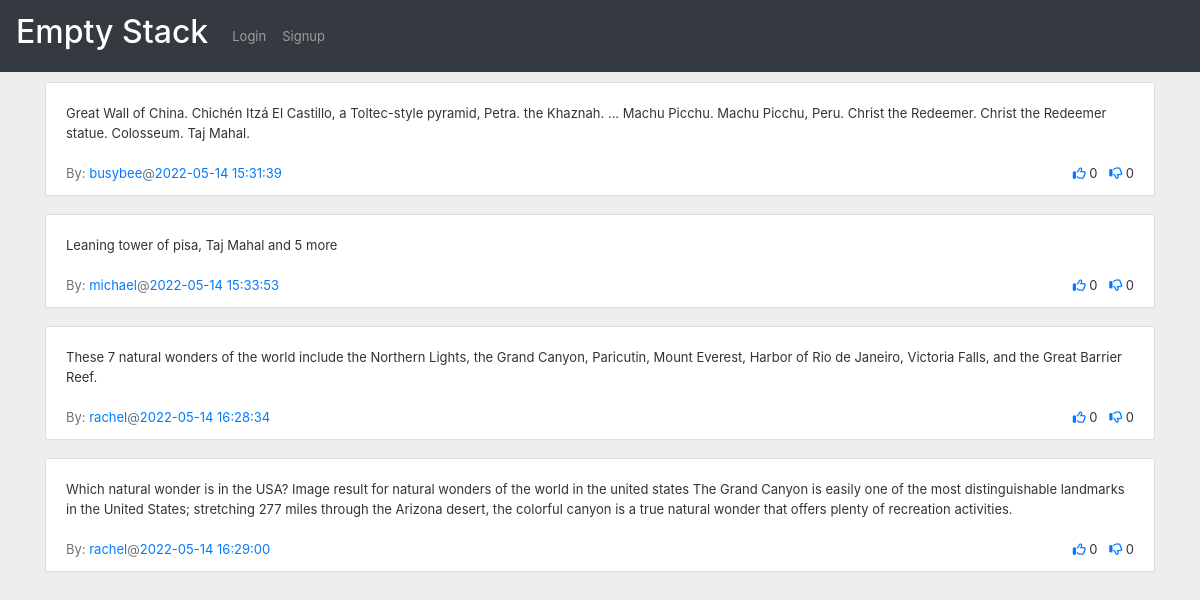
The app's page /show_answers/9, older data.
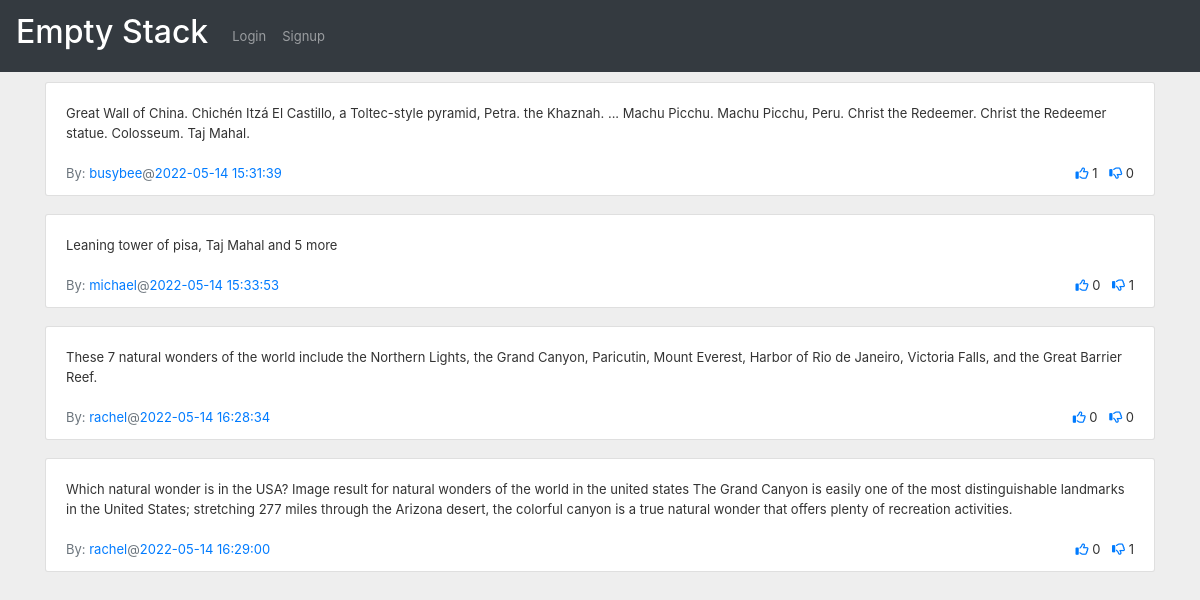
The same page, newer data.
### app.py (models this page shows)
class Answers(db.Model):
    answerid = db.Column(db.Integer, autoincrement=True, primary_key=True)
    userid = db.Column(db.Integer, ForeignKey(Users.userid))
    answer = db.Column(db.Text)
    questionid = db.Column(db.Integer, ForeignKey(Questions.questionid))
    timeposted = db.Column(db.DateTime, server_default=func.now())
    upvotes = db.Column(db.Integer, default=0)
    downvotes = db.Column(db.Integer, default=0)
    bestanswer = db.Column(db.Boolean, default=False)

class Users(db.Model):
    userid = db.Column(db.Integer, primary_key=True, autoincrement=True)
    username = db.Column(db.String, unique=True)
    firstname = db.Column(db.String)
    lastname = db.Column(db.String)
    email = db.Column(db.String)
    phone = db.Column(db.String)
    profile = db.Column(db.Text)
    rating = db.Column(db.Integer, default=0)
    city = db.Column(db.String)
    state = db.Column(db.String)
    country = db.Column(db.String)

### app.py (the view)
@app.route('/show_answers/<question_id>', methods=['GET', 'POST'])
def show_answers(question_id):
    session['question_id'] = question_id
    question_id = int(question_id)
    answers = Answers.query.filter_by(questionid=question_id).all()
    usernames = []
    list_of_upvotes = []
    list_of_downvotes = []
    for answer in answers:
        user = Users.query.filter_by(userid=answer.userid).first()
        user_upvote = Upvotes.query.filter_by(userid=session.get('userid'), answerid=answer.answerid).first()
        if user_upvote:
            list_of_upvotes.append(True)
        else:
            list_of_upvotes.append(False)
        user_downvote = Downvotes.query.filter_by(userid=session.get('userid'), answerid=answer.answerid).first()
        if user_downvote:
            list_of_downvotes.append(True)
        else:
            list_of_downvotes.append(False)
        usernames.append(user.username)
    question = Questions.query.filter_by(questionid=question_id).first()
    return render_template('answers.html',
                           answers=answers,
                           usernames=usernames,
                           list_of_upvotes=list_of_upvotes,
                           list_of_downvotes=list_of_downvotes,
                           question=question)

### templates/answers.html (shortened to what this page needs)
{% extends "base.html" %}
{% import "bootstrap/wtf.html" as wtf %}
{% block styles %}
    <link rel="stylesheet" href="{{url_for('.static', filename='css/answers.css')}}">
{% endblock %}
{% block content %}
    {% for answer in answers %}
        <div class="container d-flex justify-content-center mt-10">
            {% if list_of_upvotes[loop.index-1] %}
                {% set upvote_icon_class = "fas fa-thumbs-up" %}
            {% else %}
                {% set upvote_icon_class = "far fa-thumbs-up" %}
            {% endif %}
            {% if list_of_downvotes[loop.index-1] %}
                {% set downvote_icon_class = "fas fa-thumbs-down" %}
            {% else %}
                {% set downvote_icon_class = "far fa-thumbs-down" %}
            {% endif %}
            <div class="w-100 overflow-auto order-2 order-md-1">
                <div class="card-group-control card-group-control-right">
                    <div class="card mb-2 w-100">
                        <div class="collapse show" >
                            <div class="card-body">
                                {{ answer.answer }}
                            </div>
                            <div class="card-footer bg-transparent d-sm-flex align-items-sm-center border-top-0 pt-0">
                                <a href="/profile/{{ answer.userid }}">
                                    <span class="text-muted">By: </span><span class="text-primary">{{ usernames[loop.index-1] }}</span>
                                </a>
                                <span class="text-muted">@</span><span class="text-primary">{{ answer.timeposted }}</span>
                                <ul class="list-inline text-nowrap mb-0 ml-auto mt-2 mt-sm-0">
                                    <li class="list-inline-item"><a href="/upvote-answer/{{ answer.answerid }}"><i class="{{ upvote_icon_class }}"></i></a> {{ answer.upvotes }}</li>
                                    <li class="list-inline-item"><a href="/downvote-answer/{{ answer.answerid }}"><i class="{{ downvote_icon_class }}"></i></a> {{ answer.downvotes }}</li>
                                </ul>
                            </div>
                        </div>
                    </div>
                </div>
            </div>
        </div>
    {% endfor %}
{% endblock %}

### templates/base.html (shortened to what this page needs)
<!DOCTYPE html>
<html lang="en">
<head>
    <link rel="stylesheet" href="https://cdn.jsdelivr.net/npm/bootstrap@4.3.1/dist/css/bootstrap.min.css">
    <link rel="stylesheet" href="https://cdnjs.cloudflare.com/ajax/libs/font-awesome/6.1.1/css/all.min.css" />
    <link rel="stylesheet" href="{{ url_for('static',filename='css/main.css') }}">
    {% block styles %}{% endblock %}
</head>
<body style="padding-top: 0px">
    <nav class="navbar navbar-expand-lg navbar-dark bg-dark">
        <a class="navbar-brand" href="/"><h2>Empty Stack</h2></a>
      <div class="collapse navbar-collapse" id="navbarSupportedContent">
        <ul class="navbar-nav ms-auto">
            {% if not session.get('userid') %}
                 <li class="nav-item ">
                    <a class="nav-link" href="/login">Login <span class="sr-only">(current)</span></a>
                 </li>
                 <li class="nav-item">
                    <a class="nav-link" href="/signup">Signup <span class="sr-only">(current)</span></a>
                 </li>
            {% endif %}
        </ul>
      </div>
    </nav>
    {% block content %}{% endblock %}
</body>
</html>

### static/css/answers.css (style rules this page uses)
body { margin: 0; font-size: .8125rem; font-weight: 400; line-height: 1.5385; color: #333; text-align: left; background-color: #eee; }
.mt-10 { margin-top: 10px; }
a { text-decoration: none !important; }
.card { position: relative; display: -ms-flexbox; display: flex; -ms-flex-direction: column; flex-direction: column; min-width: 0; word-wrap: break-word; background-color: #fff; background-clip: border-box; border: 1px solid rgba(0,0,0,.125); border-radius: .1875rem; }
.w-100 { width: 100%!important; }

Row changes from the older to the newer data that the page shows:
changed Answers (number 1 of 4 on the later page): upvotes "0" → "1"
changed Answers "Leaning tower of pisa, Taj Mahal and 5 more": downvotes "0" → "1"
changed Answers (number 4 of 4 on the later page): downvotes "0" → "1"
